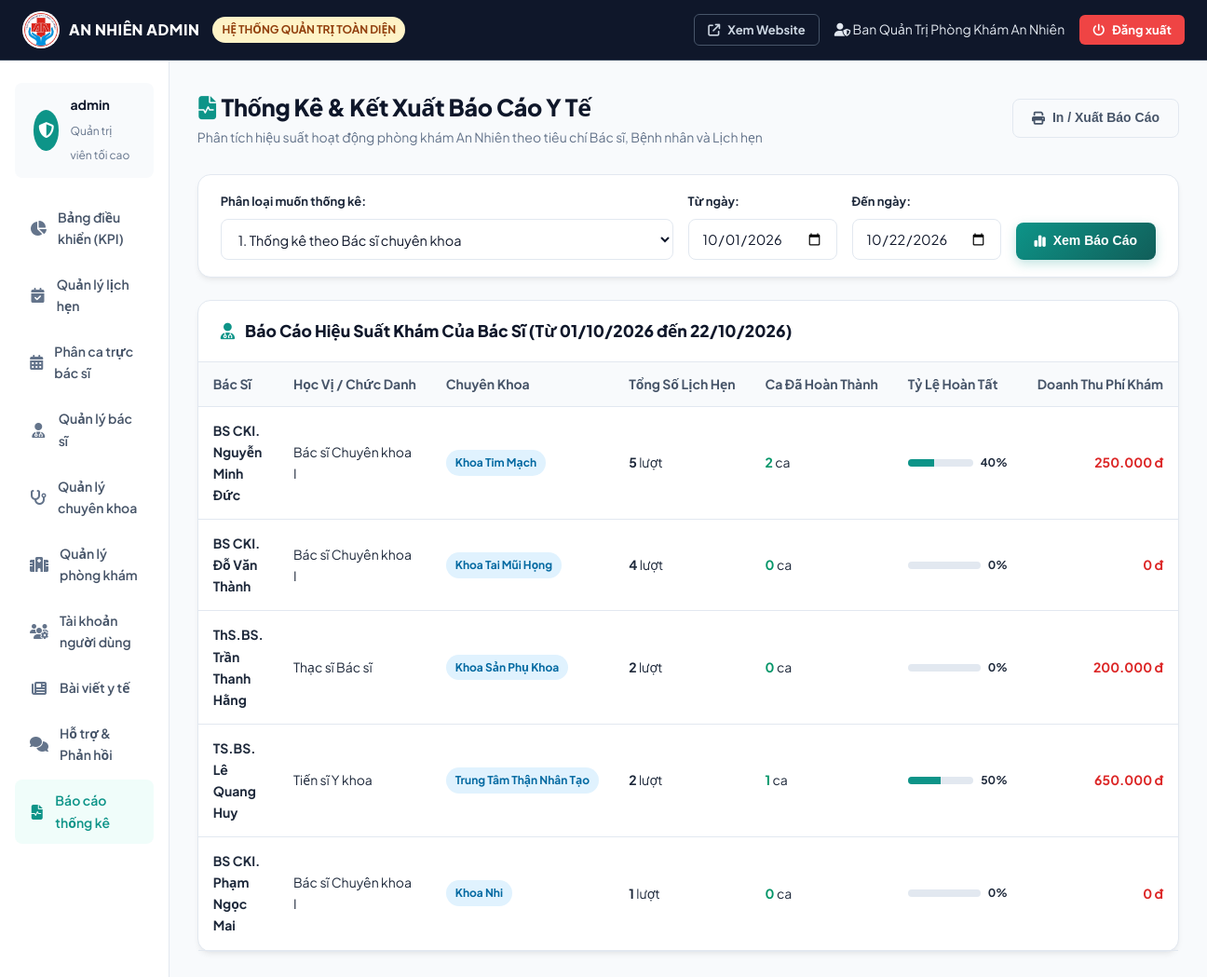
Screenshot of /admin/bao-cao.php (signed in) with the database file from the repository.
### tables this page shows
CREATE TABLE `doctors` (
  `id` bigint NOT NULL AUTO_INCREMENT,
  `user_id` bigint NOT NULL,
  `specialty_id` int NOT NULL,
  `full_name` varchar(100) NOT NULL,
  `degree` varchar(50) DEFAULT NULL,
  `experience_years` int DEFAULT '1',
  `consultation_fee` decimal(10,2) DEFAULT '200000.00',
  `bio` text,
  `avatar` varchar(255) DEFAULT NULL,
  `clinic_room` varchar(50) DEFAULT 'Phòng 101',
  PRIMARY KEY (`id`),
  UNIQUE KEY `user_id` (`user_id`),
  KEY `fk_doctor_specialty` (`specialty_id`),
  CONSTRAINT `fk_doctor_specialty` FOREIGN KEY (`specialty_id`) REFERENCES `specialties` (`id`) ON DELETE CASCADE,
  CONSTRAINT `fk_doctor_user` FOREIGN KEY (`user_id`) REFERENCES `users` (`id`) ON DELETE CASCADE
);

CREATE TABLE `specialties` (
  `id` int NOT NULL AUTO_INCREMENT,
  `name` varchar(100) NOT NULL,
  `description` text,
  `image_url` varchar(255) DEFAULT NULL,
  `icon` varchar(50) DEFAULT NULL,
  PRIMARY KEY (`id`),
  UNIQUE KEY `name` (`name`)
);

### includes/functions.php (called while the page is built, shortened)
<?php
function formatMoney($amount) {
    return number_format((float)$amount, 0, ',', '.') . ' đ';
}
function formatDate($dateStr) {
    $d = new DateTime($dateStr);
    return $d->format('d/m/Y');
}
function sanitizeInput($data) {
    return htmlspecialchars(trim($data), ENT_QUOTES, 'UTF-8');
}

### admin/bao-cao.php (the view, shortened to what this page needs)
<?php
require_once __DIR__ . '/../includes/admin_header.php';
$reportType = sanitizeInput($_GET['type'] ?? 'doctors');
$fromDate = sanitizeInput($_GET['from_date'] ?? date('Y-m-01'));
$toDate = sanitizeInput($_GET['to_date'] ?? date('Y-m-d'));
$doctorReport = $pdo->query("SELECT d.id, d.full_name, d.degree, s.name as specialty_name,
                                    COUNT(a.id) as total_appointments,
                                    SUM(CASE WHEN a.status = 'COMPLETED' THEN 1 ELSE 0 END) as completed_count,
                                    SUM(CASE WHEN a.payment_status = 'PAID' THEN a.amount ELSE 0 END) as total_revenue
                             FROM doctors d
                             JOIN specialties s ON d.specialty_id = s.id
                             LEFT JOIN appointments a ON d.id = a.doctor_id AND a.appointment_date BETWEEN '$fromDate' AND '$toDate'
                             GROUP BY d.id
                             ORDER BY total_appointments DESC")->fetchAll();
?>
<div class="page-header">
    <div>
        <h2><i class="fa-solid fa-file-waveform" style="color:var(--primary);"></i> Thống Kê & Kết Xuất Báo Cáo Y Tế</h2>
        <p>Phân tích hiệu suất hoạt động phòng khám An Nhiên theo tiêu chí Bác sĩ, Bệnh nhân và Lịch hẹn</p>
    </div>
    <button type="button" onclick="window.print()" class="btn btn-outline">
        <i class="fa-solid fa-print"></i> In / Xuất Báo Cáo
    </button>
</div>
<div class="card no-print" style="margin-bottom:24px;">
    <div class="card-body" style="padding:18px 24px;">
        <form method="GET" action="bao-cao.php" style="display:flex;gap:16px;flex-wrap:wrap;align-items:flex-end;">
            <div style="flex:1;min-width:200px;">
                <label class="form-label" style="font-size:13px;">Phân loại muốn thống kê:</label>
                <select name="type" class="form-select">
                    <option value="doctors" <?= $reportType === 'doctors' ? 'selected' : '' ?>>1. Thống kê theo Bác sĩ chuyên khoa</option>
                </select>
            </div>
            <div style="width:160px;">
                <label class="form-label" style="font-size:13px;">Từ ngày:</label>
                <input type="date" name="from_date" class="form-control" value="<?= htmlspecialchars($fromDate) ?>">
            </div>
            <div style="width:160px;">
                <label class="form-label" style="font-size:13px;">Đến ngày:</label>
                <input type="date" name="to_date" class="form-control" value="<?= htmlspecialchars($toDate) ?>">
            </div>
            <button type="submit" class="btn btn-primary"><i class="fa-solid fa-chart-simple"></i> Xem Báo Cáo</button>
        </form>
    </div>
</div>
<?php if ($reportType === 'doctors'): ?>
    <div class="card">
        <div class="card-header">
            <h3><i class="fa-solid fa-user-doctor" style="color:var(--primary);margin-right:8px;"></i> Báo Cáo Hiệu Suất Khám Của Bác Sĩ (Từ <?= formatDate($fromDate) ?> đến <?= formatDate($toDate) ?>)</h3>
        </div>
        <div class="card-body" style="padding:0;">
            <div class="table-responsive">
                <table class="table">
                    <thead>
                        <tr>
                            <th>Bác Sĩ</th>
                            <th>Học Vị / Chức Danh</th>
                            <th>Chuyên Khoa</th>
                            <th>Tổng Số Lịch Hẹn</th>
                            <th>Ca Đã Hoàn Thành</th>
                            <th>Tỷ Lệ Hoàn Tất</th>
                            <th style="text-align:right;">Doanh Thu Phí Khám</th>
                        </tr>
                    </thead>
                    <tbody>
                        <?php foreach ($doctorReport as $dr):
                            $rate = $dr['total_appointments'] > 0 ? round(($dr['completed_count'] / $dr['total_appointments']) * 100, 1) : 0;
                        ?>
                            <tr>
                                <td><strong><?= htmlspecialchars($dr['full_name']) ?></strong></td>
                                <td><?= htmlspecialchars($dr['degree']) ?></td>
                                <td><span class="badge badge-info"><?= htmlspecialchars($dr['specialty_name']) ?></span></td>
                                <td><strong><?= $dr['total_appointments'] ?></strong> lượt</td>
                                <td><strong style="color:#059669;"><?= $dr['completed_count'] ?></strong> ca</td>
                                <td>
                                    <div style="display:flex;align-items:center;gap:8px;">
                                        <div style="flex:1;background:#E2E8F0;height:8px;border-radius:4px;overflow:hidden;width:70px;">
                                            <div style="background:var(--primary);height:100%;width:<?= $rate ?>%;"></div>
                                        </div>
                                        <span style="font-size:12px;font-weight:700;"><?= $rate ?>%</span>
                                    </div>
                                </td>
                                <td style="text-align:right;"><strong style="color:#DC2626;"><?= formatMoney($dr['total_revenue']) ?></strong></td>
                            </tr>
                        <?php endforeach; ?>
                    </tbody>
                </table>
            </div>
        </div>
    </div>
<?php endif; ?>
<?php require_once __DIR__ . '/../includes/admin_footer.php'; ?>

### assets/css/style.css (style rules this page uses)
:root { --primary: #0D9488; --primary-dark: #0F766E; --primary-deep: #115E59; --primary-light: #F0FDFA; --primary-border: #99F6E4; --primary-glow: rgba(13, 148, 136, 0.25); --secondary: #0284C7; --secondary-dark: #0369A1; --secondary-light: #F0F9FF; --accent-red: #DC2626; --accent-red-light: #FEF2F2; --accent-green: #10B981; --warning: #F59E0B; --danger: #EF4444; --info: #3B82F6; --navy-dark: #0F172A; --navy-card: #1E293B; --text-main: #1E293B; --text-muted: #64748B; --text-light: #94A3B8; --bg-body: #F8FAFC; --bg-card: #FFFFFF; --border-color: #E2E8F0; --border-light: #F1F5F9; --shadow-sm: 0 1px 3px rgba(0, 0, 0, 0.05); --shadow: 0 4px 6px -1px rgba(0, 0, 0, 0.06), 0 2px 4px -2px rgba(0, 0, 0, 0.04); --shadow-md: 0 10px 15px -3px rgba(0, 0, 0, 0.08), 0 4px 6px -4px rgba(0, 0, 0, 0.03); --shadow-lg: 0 20px 25px -5px rgba(0, 0, 0, 0.09), 0 8px 10px -6px rgba(0, 0, 0, 0.04); --shadow-glow: 0 0 20px rgba(13, 148, 136, 0.25); --radius-sm: 8px; --radius: 14px; --radius-lg: 20px; --radius-full: 9999px; --transition: all 0.28s cubic-bezier(0.4, 0, 0.2, 1); }
* { margin: 0; padding: 0; box-sizing: border-box; }
body { font-family: 'Plus Jakarta Sans', 'Inter', system-ui, -apple-system, BlinkMacSystemFont, sans-serif; color: var(--text-main); background-color: var(--bg-body); line-height: 1.65; -webkit-font-smoothing: antialiased; }
.btn { display: inline-flex; align-items: center; justify-content: center; gap: 8px; padding: 10px 20px; border-radius: var(--radius-sm); font-size: 14px; font-weight: 700; border: none; cursor: pointer; transition: var(--transition); text-decoration: none; line-height: 1.4; }
.btn-primary { background: linear-gradient(135deg, var(--primary) 0%, var(--primary-deep) 100%); color: #FFFFFF; box-shadow: 0 4px 12px var(--primary-glow); }
.btn-outline { background: transparent; border: 1.5px solid var(--border-color); color: #475569; }
.badge { display: inline-flex; align-items: center; gap: 5px; padding: 4px 10px; font-size: 12px; font-weight: 700; border-radius: var(--radius-full); white-space: nowrap; }
.badge-info { background: #E0F2FE; color: #0369A1; }
.form-label { display: block; font-size: 14px; font-weight: 700; color: #1E293B; margin-bottom: 7px; }
.form-control, .form-select { width: 100%; padding: 11px 14px; border: 1.5px solid var(--border-color); border-radius: var(--radius-sm); font-size: 14.5px; color: #0F172A; background-color: #FFFFFF; transition: var(--transition); font-family: inherit; }
.page-header { display: flex; justify-content: space-between; align-items: center; margin-bottom: 28px; flex-wrap: wrap; gap: 16px; }
.page-header h2 { font-size: 25px; font-weight: 800; color: #0F172A; letter-spacing: -0.3px; }
.page-header p { font-size: 14px; color: var(--text-muted); }
.card { background: #FFFFFF; border-radius: var(--radius); border: 1px solid var(--border-color); box-shadow: var(--shadow); margin-bottom: 24px; }
.card-header { padding: 18px 24px; border-bottom: 1px solid var(--border-color); display: flex; justify-content: space-between; align-items: center; flex-wrap: wrap; gap: 12px; }
.card-header h3 { font-size: 17.5px; font-weight: 800; color: #0F172A; }
.card-body { padding: 24px; }
.table-responsive { overflow-x: auto; }
.table { width: 100%; border-collapse: collapse; text-align: left; font-size: 14px; }
.table th { background: #F8FAFC; padding: 12px 16px; font-weight: 700; color: #475569; border-bottom: 1.5px solid var(--border-color); white-space: nowrap; }
.table td { padding: 14px 16px; border-bottom: 1px solid var(--border-color); color: #1E293B; vertical-align: middle; }

### rows the page displays
doctors: full_name "BS CKI. Nguyễn Minh Đức", degree "Bác sĩ Chuyên khoa I", specialty.name "Khoa Tim Mạch", total_appointments "5", completed_count "2", rate "40", total_revenue "250.000 đ"
doctors: full_name "BS CKI. Đỗ Văn Thành", degree "Bác sĩ Chuyên khoa I", specialty.name "Khoa Tai Mũi Họng", total_appointments "4", completed_count "0", rate "0", total_revenue "0 đ"
doctors: full_name "ThS.BS. Trần Thanh Hằng", degree "Thạc sĩ Bác sĩ", specialty.name "Khoa Sản Phụ Khoa", total_appointments "2", completed_count "0", rate "0", total_revenue "200.000 đ"
doctors: full_name "TS.BS. Lê Quang Huy", degree "Tiến sĩ Y khoa", specialty.name "Trung Tâm Thận Nhân Tạo", total_appointments "2", completed_count "1", rate "50", total_revenue "650.000 đ"
doctors: full_name "BS CKI. Phạm Ngọc Mai", degree "Bác sĩ Chuyên khoa I", specialty.name "Khoa Nhi", total_appointments "1", completed_count "0", rate "0", total_revenue "0 đ"

### other values shown
$adminUser['full_name'] "Ban Quản Trị Phòng Khám An Nhiên"
$adminUser['username'] "admin"
formatDate($fromDate) "01/10/2026"
formatDate($toDate) "22/10/2026"
